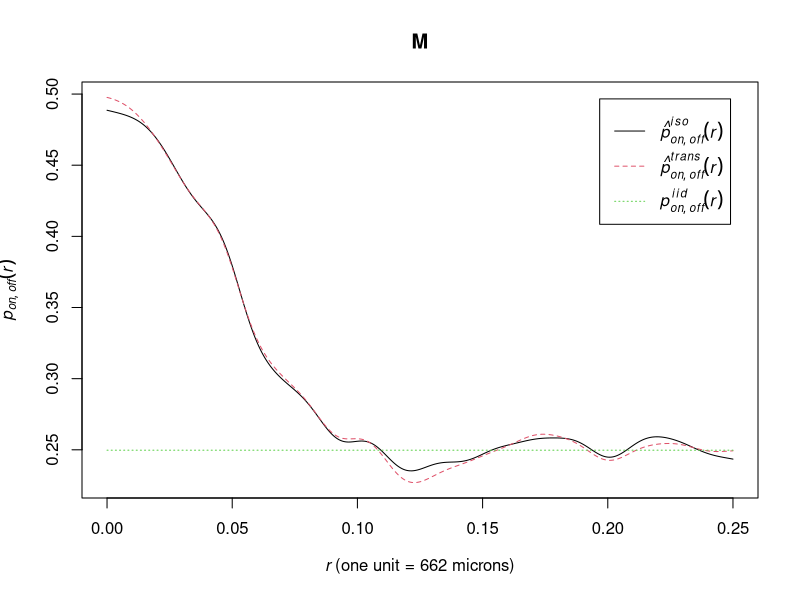
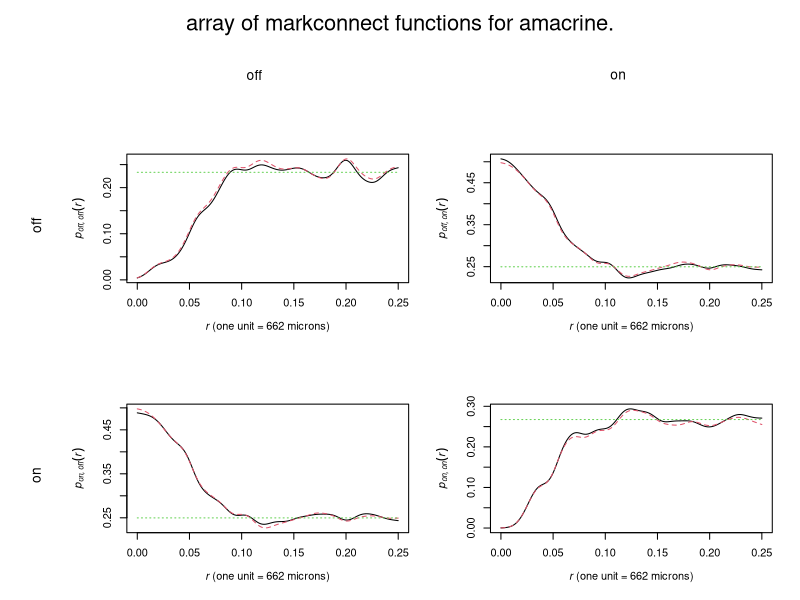

Reproduce these figures in R, in order.
library(spatstat)


### Name: markconnect
### Title: Mark Connection Function
### Aliases: markconnect
### Keywords: spatial nonparametric

### ** Examples

    # Hughes' amacrine data
    # Cells marked as 'on'/'off'
    data(amacrine)
    M <- markconnect(amacrine, "on", "off")
    plot(M)

    # Compute for all pairs of types at once
    plot(alltypes(amacrine, markconnect))
